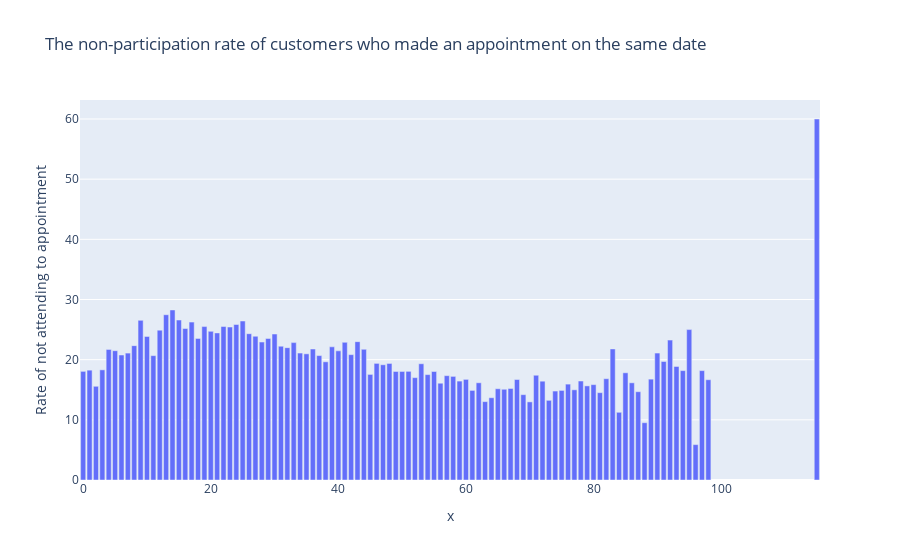

Notebook source saved alongside this figure:
### Code cell
plt.figure(figsize=(20, 15))
agerate=agey.value_counts()/(agey.value_counts()+agen.value_counts())*100
import plotly.express as px

fig = px.bar(data_frame=dayapprate, 
             x=agerate.index, 
             y=agerate.values,title="The non-participation rate of customers who made an appointment on the same date",
                 labels={"index": "How many appointments were made on the same date?",  
                         "y": "Rate of not attending to appointment"})

fig.show()

### Figure 1 — Plotly figure (JSON) as saved in the notebook; plotly's stock layout.template omitted (floating-point values rounded to 4 significant figures)
{"data": [{"alignmentgroup": "True", "hovertemplate": "x=%{x}<br>Rate of not attending to appointment=%{y}<extra></extra>", "legendgroup": "", "marker": {"color": "#636efa"}, "name": "", "offsetgroup": "", "orientation": "v", "showlegend": false, "textposition": "auto", "type": "bar", "x": [0, 1, 2, 3, 4, 5, 6, 7, 8, 9, 10, 11, 12, 13, 14, 15, 16, 17, 18, 19, 20, 21, 22, 23, 24, 25, 26, 27, 28, 29, 30, 31, 32, 33, 34, 35, 36, 37, 38, 39, 40, 41, 42, 43, 44, 45, 46, 47, 48, 49, 50, 51, 52, 53, 54, 55, 56, 57, 58, 59, 60, 61, 62, 63, 64, 65, 66, 67, 68, 69, 70, 71, 72, 73, 74, 75, 76, 77, 78, 79, 80, 81, 82, 83, 84, 85, 86, 87, 88, 89, 90, 91, 92, 93, 94, 95, 96, 97, 98, 99, 100, 102, 115], "xaxis": "x", "y": [18.06, 18.26, 15.57, 18.31, 21.71, 21.49, 20.78, 21.09, 22.33, 26.53, 23.86, 20.67, 24.91, 27.47, 28.26, 26.59, 25.18, 26.24, 23.54, 25.5, 24.7, 24.45, 25.51, 25.43, 25.85, 26.43, 24.32, 23.89, 22.93, 23.52, 24.26, 22.24, 21.99, 22.83, 21.1, 20.97, 21.77, 20.68, 19.64, 22.14, 21.47, 22.88, 20.83, 22.99, 21.72, 17.55, 19.38, 19.15, 19.37, 18.04, 18.04, 18.06, 17.01, 19.32, 17.52, 18.04, 16.09, 17.34, 17.22, 16.44, 16.73, 14.89, 16.16, 13.03, 13.67, 15.17, 15.08, 15.21, 16.7, 14.18, 12.98, 17.41, 16.42, 13.24, 14.78, 14.89, 15.94, 14.99, 16.45, 15.64, 15.85, 14.52, 16.84, 21.79, 11.25, 17.82, 16.15, 14.67, 9.524, 16.76, 21.1, 19.7, 23.26, 18.87, 18.18, 25, 5.882, 18.18, 16.67, null, null, null, 60], "yaxis": "y"}], "layout": {"barmode": "relative", "legend": {"tracegroupgap": 0}, "title": {"text": "The non-participation rate of customers who made an appointment on the same date"}, "xaxis": {"anchor": "y", "domain": [0, 1], "title": {"text": "x"}}, "yaxis": {"anchor": "x", "domain": [0, 1], "title": {"text": "Rate of not attending to appointment"}}}}
